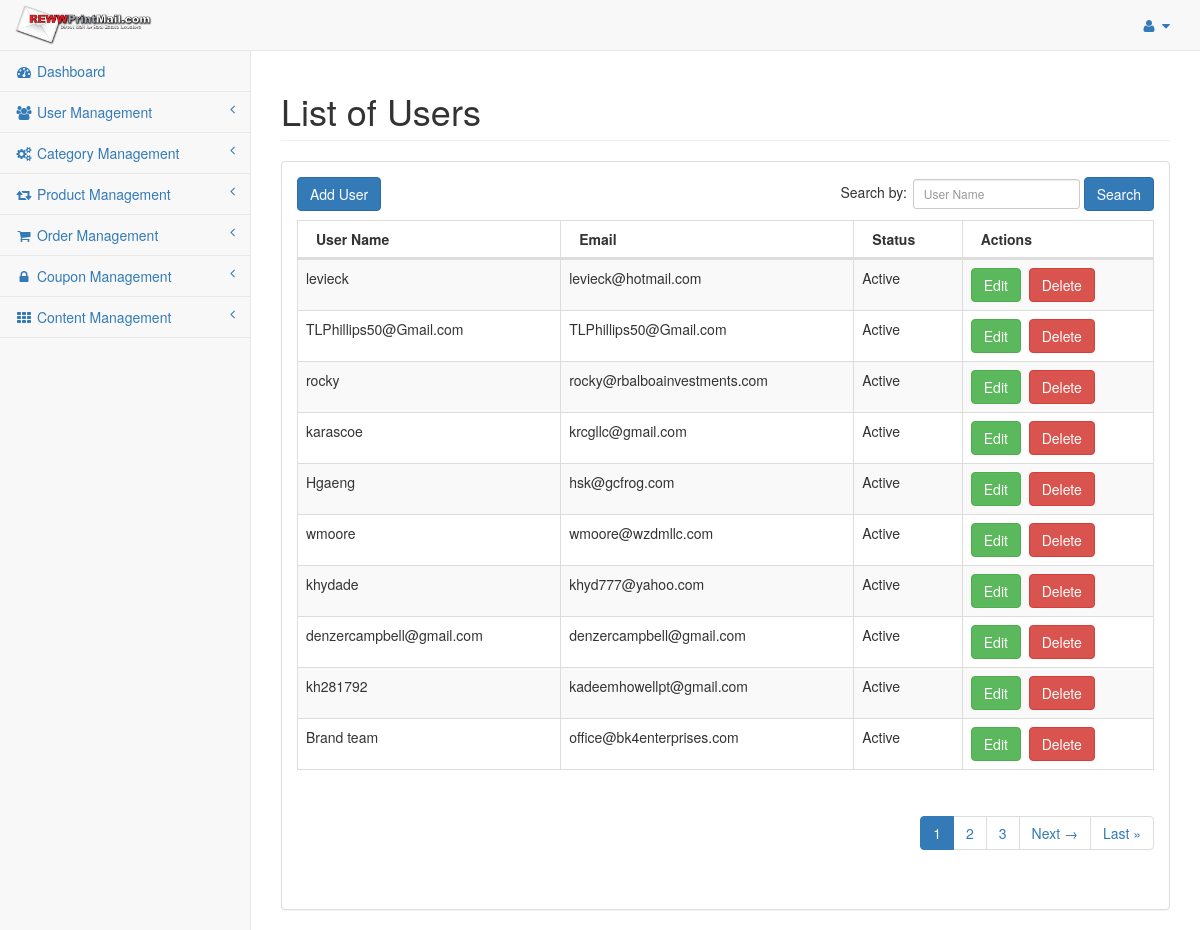
Page /index.php/admin/user/user_list on the committed database.
### tables this page shows
CREATE TABLE `reww_settings` (
  `settings_id` int(11) NOT NULL,
  `sitename` varchar(255) NOT NULL,
  `siteaddress` varchar(255) NOT NULL,
  `logoname` varchar(255) NOT NULL,
  `logopathname` varchar(255) NOT NULL,
  `date_added` int(11) NOT NULL
);

CREATE TABLE `reww_users` (
  `user_id` int(11) NOT NULL,
  `username` varchar(255) NOT NULL,
  `email` varchar(255) NOT NULL,
  `password` varchar(255) NOT NULL,
  `original_password` varchar(255) NOT NULL,
  `user_discount` float NOT NULL,
  `role` enum('0','1') NOT NULL DEFAULT '1' COMMENT '0: Admin, 1: User',
  `is_active` enum('0','1') NOT NULL DEFAULT '0' COMMENT '0: Inactive, 1: Active',
  `date_added` int(11) NOT NULL,
  `last_login` int(11) NOT NULL
);

### application/models/Defaultdata.php (called while the page is built, shortened)
<?php
class Defaultdata extends CI_Model {
	private $mydata = array();
	public function getBackendDefaultData()
	{
		$this->mydata["tot_segments"] = $this->getUrlSegments();
		$this->mydata['general_settings'] = $this->grabSettingData();
		$this->mydata["sidebar"] = $this->load->view('admin/partials/sidebar', null, true);
		$this->data = $this->mydata;
		$this->headerdata = $this->mydata;
		$this->data["header"] = $this->load->view('admin/partials/header', $this->headerdata, true);
		$this->data["head"] = $this->load->view('admin/partials/head', null, true);
		$this->data["footer"] = $this->load->view('admin/partials/footer', null, true);
		return $this->data;
	}
	public function getUrlSegments()
	{
		$all_segment=$this->uri->segment_array();
		return $all_segment;
	}
	public function grabSettingData(){
		$query = $this->db->get(TABLE_SETTINGS);
		return $query->row();
	}
}
?>

### application/controllers/admin/User.php (called while the page is built, shortened)
<?php
	class User extends CI_Controller {
		public $data = array();
		public function __construct(){
			$this->load->model('userdata');
			$this->data = $this->defaultdata->getBackendDefaultData();
		}
		public function user_list()
		{
			$like = array();
			parse_str($_SERVER['QUERY_STRING'], $like);
			unset($like['page']);
			$search_key = $this->input->get('username');
			if(isset($search_key) && $search_key){
				$this->data['search_key'] = $search_key;
			}else{
				$this->data['search_key'] = '';
			}
			$cond["role"] = '1';
			$user_data = $this->userdata->grab_user_details($cond, array(), $like);
			$config['base_url'] = site_url('admin/user-list');
			$config['total_rows'] = count($user_data);
			$pagination = $this->config->item('pagination');
			$pagination = array_merge($config, $pagination);
			$this->pagination->initialize($pagination);
			$this->data['page'] = ($this->input->get('page')) ? $this->input->get('page') : 0;
			$this->data['pagination'] = $this->pagination->create_links();
			$user_paginated_data = $this->userdata->grab_user_details($cond, array(PAGINATION_PER_PAGE, $this->data['page']), $like);
			$this->data['user_details'] = $user_paginated_data;
			$this->load->view('admin/user_list', $this->data);
		}
	}
?>

### index.php (called while the page is built, shortened)
<?php
require_once BASEPATH.'core/CodeIgniter.php';

### application/models/Userdata.php (called while the page is built, shortened)
<?php
class Userdata extends CI_Model {
	public function grab_user_details($cond = array(), $limit = array(), $like = array()){
		if(!empty($cond)){
			$this->db->where($cond);
		}
		if(!empty($limit)){
			$per_page = $limit[0];
			$offset = $limit[1];
			$start = max(0, ( $offset -1 ) * $per_page);
			$this->db->limit($per_page, $start);
		}
		$this->db->order_by('date_added','desc');
		$query = $this->db->get(TABLE_USER);
		return $query->result();
	}
}

### application/config/config.php (called while the page is built, shortened)
<?php
$config['base_url'] = 'http://'.$_SERVER['SERVER_NAME'].'/ci_app';
$config['index_page'] = '';
$config['uri_protocol']	= 'REQUEST_URI';
$config['url_suffix'] = '';
$config['language']	= 'english';
$config['charset'] = 'UTF-8';
$config['enable_hooks'] = FALSE;
$config['subclass_prefix'] = 'MY_';
$config['composer_autoload'] = FALSE;
$config['permitted_uri_chars'] = 'a-z 0-9~%.:_\-@';
$config['enable_query_strings'] = FALSE;
$config['controller_trigger'] = 'c';
$config['function_trigger'] = 'm';
$config['directory_trigger'] = 'd';
$config['allow_get_array'] = TRUE;
$config['log_threshold'] = 0;
$config['log_path'] = '';
$config['log_file_extension'] = '';
$config['log_file_permissions'] = 0644;
$config['log_date_format'] = 'Y-m-d H:i:s';
$config['error_views_path'] = '';
$config['cache_path'] = '';
$config['cache_query_string'] = FALSE;
$config['encryption_key'] = 'E)H@McQfTjWmZq4t7w!z%C*F-JaNdRgUkXp2s5u8x/A?D(G+KbPeShVmYq3t6w9y';
$config['sess_driver'] = 'files';
$config['sess_cookie_name'] = 'ci_session';
$config['sess_expiration'] = 7200;
$config['sess_save_path'] = NULL;
$config['sess_match_ip'] = FALSE;
$config['sess_time_to_update'] = 300;
$config['sess_regenerate_destroy'] = FALSE;
$config['cookie_prefix']	= '';
$config['cookie_domain']	= '';
$config['cookie_path']		= '/';
$config['cookie_secure']	= FALSE;
$config['cookie_httponly'] 	= FALSE;
$config['standardize_newlines'] = FALSE;
$config['global_xss_filtering'] = FALSE;
$config['csrf_protection'] = FALSE;
$config['csrf_token_name'] = 'csrf_test_name';
$config['csrf_cookie_name'] = 'csrf_cookie_name';
$config['csrf_expire'] = 7200;
$config['csrf_regenerate'] = TRUE;
$config['csrf_exclude_uris'] = array();
$config['compress_output'] = FALSE;
$config['time_reference'] = 'local';
$config['rewrite_short_tags'] = FALSE;
$config['proxy_ips'] = '';

### application/views/admin/user_list.php (the view)
<?php echo $head;?>
<div id="wrapper">
	<?php echo $header;?>
	<div id="page-wrapper" style="min-height: 374px;">
          <div class="row">
              <div class="col-lg-12">
                  <h1 class="page-header">List of Users</h1>
              </div>
          </div>
          <div class="row">
              <div class="col-lg-12">
                  <div class="panel panel-default">
				<div class="panel-body">
					<div id="dataTables-example_wrapper" class="dataTables_wrapper form-inline dt-bootstrap no-footer">
					  <div class="row">
						 <div class="col-sm-6">
							<a href="<?php echo base_url('admin/user-add');?>" class="btn btn-primary">Add User</a>
						 </div>
						 <div class="col-sm-6">
							<form action="<?php echo base_url('admin/user-list');?>" method="GET" role="form">
								<div id="dataTables-example_filter" class="dataTables_filter">
									<label>Search by:<input name="username" type="search" class="form-control input-sm" placeholder="User Name" aria-controls="dataTables-example" id="user-search" value="<?php echo $search_key;?>"></label>
									<button type="submit" class="btn btn-primary">Search</button>
								</div>
							</form>
						 </div>
					  </div>
					  <div class="row">
						 <div class="col-sm-12">
							<table width="100%" class="table table-striped table-bordered table-hover dataTable no-footer dtr-inline" id="dataTables-example" role="grid" aria-describedby="dataTables-example_info" style="width: 100%;">
							   <thead>
								  <tr role="row">
									 <th>User Name</th>
									 <th>Email</th>
									 <th>Status</th>
									 <th>Actions</th>
								  </tr>
							   </thead>
							   <tbody>
								<?php
									if(!empty($user_details)){
										foreach($user_details AS $detail){
								?>
								  <tr class="gradeA odd" role="row">
									 <td><?php echo $detail->username;?></td>
									 <td><?php echo $detail->email;?></td>
									 <td class="center"><?php echo ($detail->is_active == '1' ? 'Active' : 'Inactive');?></td>
									 <td class="center">
										<a href="<?php echo base_url('admin/user-edit/'.$detail->username);?>" class="btn btn-success" title="Edit">Edit</a>&nbsp;
										<a href="<?php echo base_url('admin/user/user_delete/'.$detail->username);?>" class="btn btn-danger" title="Delete">Delete<a>
									</td>
								  </tr>
								  <?php }
									}else{
								  ?>
								  <tr class="gradeA odd" role="row"><td colspan="5" style="text-align:center;">No records found</td></tr>
								  <?php } ?>
							   </tbody>
							</table>
						 </div>
					  </div>
					<div class="pagination" style="float:right;">
						<?php echo $pagination ?>
					</div>
					</div>
					</div>
                  </div>
              </div>
          </div>
      </div>
</div>
<?php echo $footer; ?>

### application/views/admin/partials/header.php (shortened to what this page needs)
<nav class="navbar navbar-default navbar-static-top" role="navigation" style="margin-bottom: 0">
	<div class="navbar-header">
		<a class="navbar-brand" href="<?php echo base_url('admin/dashboard');?>"><img src="<?php echo UPLOAD_LOGO_PATH.$general_settings->logoname.'?v='.time();?>" width="230" height="50"></a>
	</div>
	<ul class="nav navbar-top-links navbar-right">
		<li class="dropdown">
			<a class="dropdown-toggle" data-toggle="dropdown" href="#">
				<i class="fa fa-user fa-fw"></i> <i class="fa fa-caret-down"></i>
			</a>
		</li>
	</ul>
	<?php echo $sidebar; ?>
</nav>

### assets/styles/sb-admin-2.css (style rules this page uses)
body { background-color: #f8f8f8; }
#wrapper { width: 100%; }
#page-wrapper { padding: 0 15px; min-height: 568px; background-color: white; }
@media (min-width: 768px) { #page-wrapper { position: inherit; margin: 0 0 0 250px; padding: 0 30px; border-left: 1px solid #e7e7e7; } }
.navbar-top-links { margin-right: 0; }
.navbar-top-links li { display: inline-block; }
.navbar-top-links li:last-child { margin-right: 15px; }
.navbar-top-links li a { padding: 15px; min-height: 50px; }
.navbar-default .navbar-brand { padding: 5px 15px; }
.navbar-brand img { max-height:40px; width:auto; }

### rows in the picture
reww_settings: logoname (picture)
reww_users: username "levieck", email "levieck@hotmail.com", is_active "Active"
reww_users: username "TLPhillips50@Gmail.com", email "TLPhillips50@Gmail.com", is_active "Active"
reww_users: username "rocky", email "rocky@rbalboainvestments.com", is_active "Active"
reww_users: username "karascoe", email "krcgllc@gmail.com", is_active "Active"
reww_users: username "Hgaeng", email "hsk@gcfrog.com", is_active "Active"
reww_users: username "wmoore", email "wmoore@wzdmllc.com", is_active "Active"
reww_users: username "khydade", email "khyd777@yahoo.com", is_active "Active"
reww_users: username "denzercampbell@gmail.com", email "denzercampbell@gmail.com", is_active "Active"
reww_users: username "kh281792", email "kadeemhowellpt@gmail.com", is_active "Active"
reww_users: username "Brand team", email "office@bk4enterprises.com", is_active "Active"

### other values in the picture
$pagination "1 2 3 Next → Last »"
